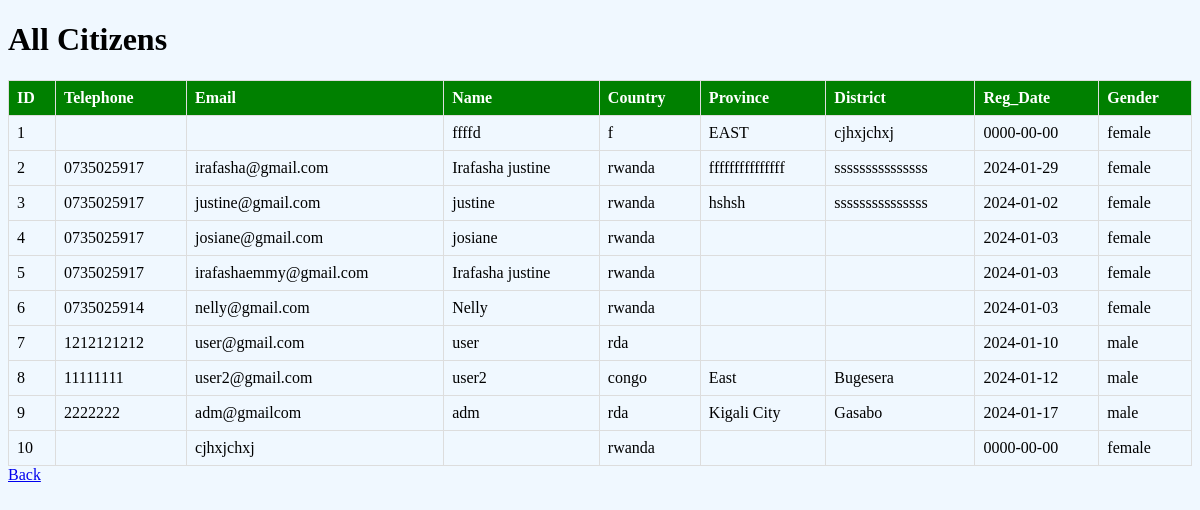
Page /citizen.php on the committed database.
### tables this page shows
CREATE TABLE `users` (
  `id` int(11) NOT NULL,
  `telephone` varchar(20) DEFAULT NULL,
  `email` varchar(255) DEFAULT NULL,
  `name` varchar(255) NOT NULL,
  `country` varchar(255) NOT NULL,
  `province` varchar(255) NOT NULL,
  `district` varchar(255) NOT NULL,
  `reg_date` date NOT NULL,
  `gender` varchar(10) NOT NULL,
  `password` varchar(255) NOT NULL
);

### citizen.php (the view, shortened to what this page needs)
<?php
$servername = "localhost";
$username = "root";
$password = "";
$dbname = "itrs";
$conn = new mysqli($servername, $username, $password, $dbname);
$sql = "SELECT * FROM users";
$result = $conn->query($sql);
?>
<!DOCTYPE html>
<html lang="en">
<head>
</head>
<body>
    <h1>All Citizens</h1>
    <?php
    if ($result->num_rows > 0) {
        echo "<table border='1'>";
        echo "<tr><th>ID</th><th>Telephone</th><th>Email</th><th>Name</th><th>Country</th><th>Province</th><th>District</th><th>Reg_Date</th><th>Gender</th></tr>";
        while ($row = $result->fetch_assoc()) {
            echo "<tr><td>" . $row["id"] . "</td><td>" . $row["telephone"] . "</td><td>" . $row["email"] . "</td><td>" . $row["name"] . "</td><td>". $row["country"] . "</td><td>". $row["province"] . "</td><td>". $row["district"] . "</td><td>" . $row["reg_date"] . "</td><td>". $row["gender"] . "</td></tr>";
        }
        echo "</table>";
    } else {
        echo "No citizens found";
    }
    ?>
		<a href="dash.php" target="blank page">Back</a>
</body>
</html>

### citizen.php (style rules this page uses)
body { background-color: #f0f8ff; }
table { border-collapse: collapse; width: 100%; }
th, td { border: 1px solid #dddddd; text-align: left; padding: 8px; }
th { background-color: green; color: white; }

### rows in the picture
users: id "1", name "ffffd", country "f", province "EAST", district "cjhxjchxj", reg_date "0000-00-00", gender "female"
users: id "2", telephone "0735025917", email "irafasha@gmail.com", name "Irafasha justine", country "rwanda", province "fffffffffffffff", district "sssssssssssssss", reg_date "2024-01-29", gender "female"
users: id "3", telephone "0735025917", email "justine@gmail.com", name "justine", country "rwanda", province "hshsh", district "sssssssssssssss", reg_date "2024-01-02", gender "female"
users: id "4", telephone "0735025917", email "josiane@gmail.com", name "josiane", country "rwanda", reg_date "2024-01-03", gender "female"
users: id "5", telephone "0735025917", email "irafashaemmy@gmail.com", name "Irafasha justine", country "rwanda", reg_date "2024-01-03", gender "female"
users: id "6", telephone "0735025914", email "nelly@gmail.com", name "Nelly", country "rwanda", reg_date "2024-01-03", gender "female"
users: id "7", telephone "1212121212", email "user@gmail.com", name "user", country "rda", reg_date "2024-01-10", gender "male"
users: id "8", telephone "11111111", email "user2@gmail.com", name "user2", country "congo", province "East", district "Bugesera", reg_date "2024-01-12", gender "male"
users: id "9", telephone "2222222", email "adm@gmailcom", name "adm", country "rda", province "Kigali City", district "Gasabo", reg_date "2024-01-17", gender "male"
users: id "10", email "cjhxjchxj", country "rwanda", reg_date "0000-00-00", gender "female"
